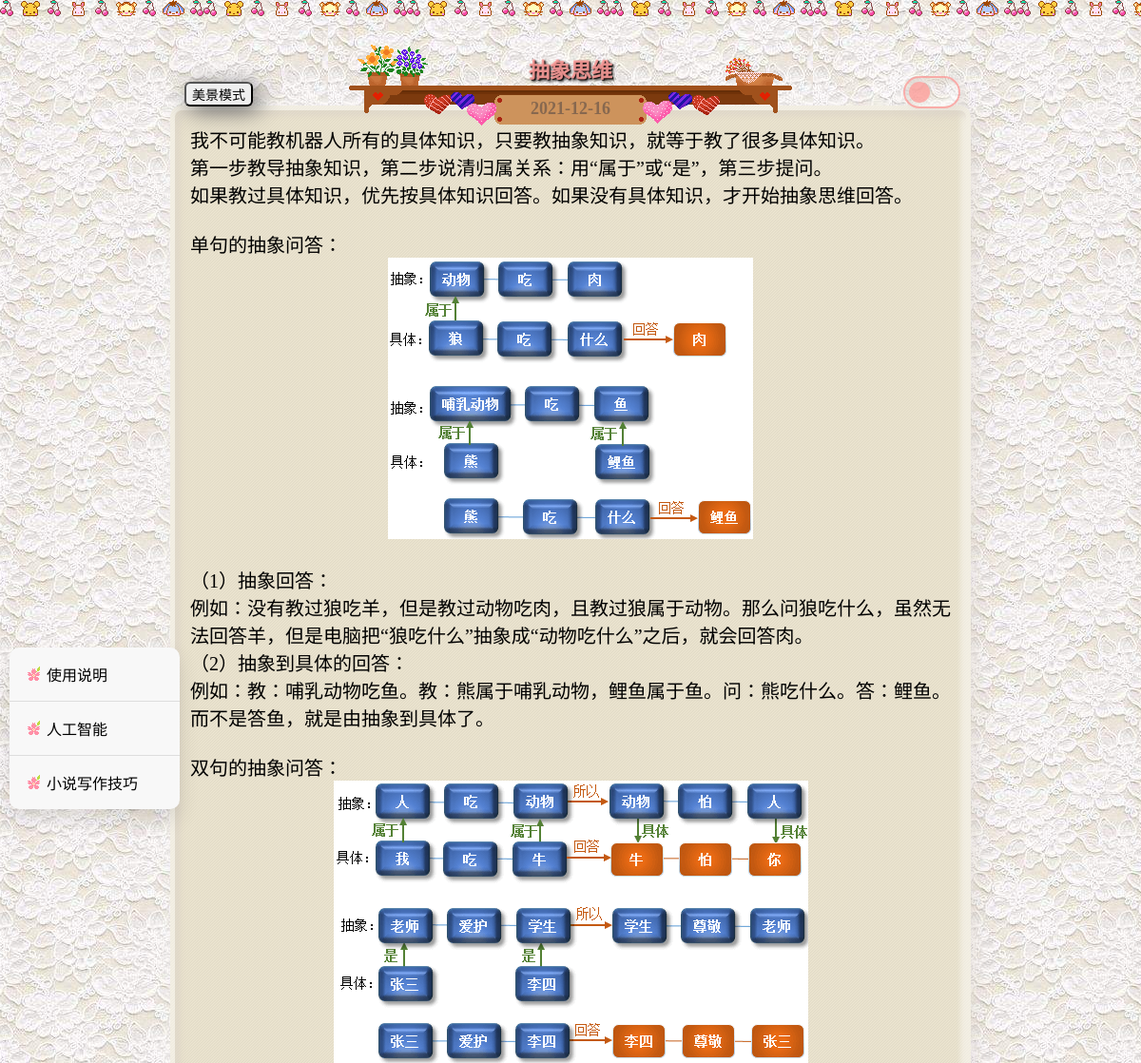
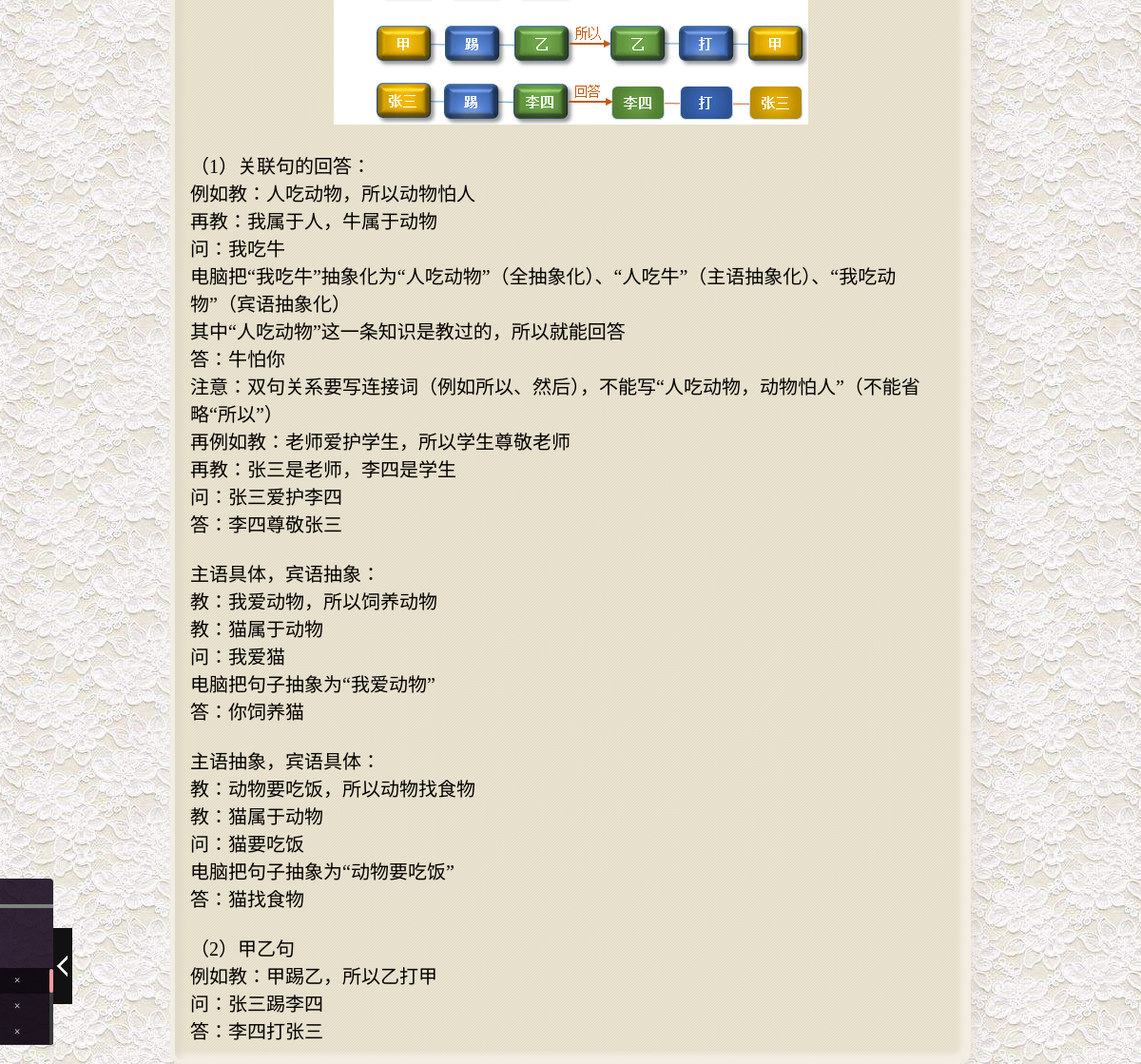
The page /a.php?id=cx on the database its author committed (2 pictures, top to bottom).
### tables this page shows
CREATE TABLE `article`  (
  `id` varchar(45) NOT NULL,
  `title` varchar(45) NULL DEFAULT NULL,
  `content` mediumtext NULL,
  `date_time` varchar(20) NULL DEFAULT NULL,
  PRIMARY KEY (`id`) USING BTREE
);

### a.php (the view, shortened to what this page needs)
<!doctype html>
<html>
<head>
<link rel="stylesheet" href="style2.css">
<link href="music/css/player.css" rel="stylesheet" type="text/css"/>
</head>
<body οnmοusemοve=\HideMenu()\ οncοntextmenu="return false" οndragstart="return false" onselectstart ="return false" οnselect="document.selection.empty()" οncοpy="document.selection.empty()" onbeforecopy="return false" οnmοuseup="document.selection.empty()">
<?php
$path = 'config.ini';
$config = parse_ini_file($path);
$host = $config['host'];
$user = $config['user'];
$password = $config['password'];
$db = $config['db'];
$mysqli = new mysqli($host,$user,$password,$db);
mysqli_set_charset($mysqli,"utf8");
$s=$_GET['id'];
$sql = "select * from article where id = '$s'";
$query = mysqli_query($mysqli,$sql);
while($row = mysqli_fetch_array($query)){
    $content = $row['content'];
    $date_time = $row['date_time'];
}
?>
<div style="width:100%; height:20px; background:url(img/line/line4.png); background-repeat:repeat-x;"></div>
<br><br>
<div style="width:600px; margin:0 auto; text-align:center;">
    <div class="font_2" style="color:rgba(252,157,154,0.7); font-size:22px; margin:0 auto;">
    </div>
    <div style="margin:0 auto; margin-top:-41px;">
    	<img src="img/line/ti.png">
    </div>
    <div class="font_time" style="margin:0 auto; margin-top:-32px;">
        <?php echo $date_time?>
    </div>
    <br>
    <div style="width:300px; position:absolute; margin:0 auto; margin-top:-63px; margin-left:530px;">
    <label class='theme-switch checkbox' for='checkbox1'><input id='checkbox1' type='checkbox'><div class='slider round'></div></label>
    </div>
    <div style="width:300px; position:absolute; margin:0 auto; margin-top:-57px; margin-left:-220px;">
    <button class="read" onClick="document.location=('b.php?id=<?php echo $s?>')">美景模式</button>
    </div>
</div>
<div class="ao" style="width:800px; font-size:20px; margin-top:-32px;">
	<?php echo nl2br($content)?>
</div>
<div class="MenuContainer">
    <div class="LeftMenu">
    	<ul class="LeftMenu-list">
        	<li class="LeftMenu-item"><button class="LeftMenu-button"><img src="img/icon/f.png">&nbsp;使用说明</button>
            </li>
        </ul>
        <ul class="LeftMenu-list">
        	<li class="LeftMenu-item"><button class="LeftMenu-button"><img src="img/icon/f.png">&nbsp;人工智能</button>
            </li>
        </ul>
        <ul class="LeftMenu-list">
            <li class="LeftMenu-item"><button class="LeftMenu-button"><img src="img/icon/f.png">&nbsp;小说写作技巧</button>
            </li>
        </ul>
    </div>
</div>
<div id="jp_container_N" class="jp-video jp-video-270p jp-state-playing" role="application" aria-label="media player" style="left: 0px; height: 175px; bottom: 20px;">
	<div class="jp-type-playlist">
        <div>
        </div>
		<div class="jp-gui">
			<div class="jp-interface">
				<div class="jp-progress">
					<div class="jp-seek-bar" style="width: 100%;">
					</div>
				</div>
				<div class="jp-controls-holder">
				</div>
			</div>
		</div>
		<div class="jp-playlist">
			<div class="jp-playlist-box" style="height: 80px;">
				<ul style="height: 1000px; display: block; top: 0px;"></ul>
			</div>
		</div>
	</div>
	<div class="scrollBar" style="display: block;">
		<div class="bar" style="top: 0px;"></div>
	</div>
	<button type="button" class="folded_bt" title="点击收缩" id="btnfold" style="top: 52px;">
    <span style="transform: rotate(180deg);"></span>
    </button>
</div>
</body>
</html>

### style2.css (style rules this page uses)
:root { --bg-color:url(img/bg/bg1.jpg) top center rgba(200,200,200,.5); --div-color:url(img/bg/linebg.png) top center #ede6d1; --input-color:rgba(200,200,200,0.4); --button-color:rgba(252,157,154,0.8); --font-color1:#000; --font-color2:rgba(144,152,168,1); --font-weight:normal; --soft-high-light: rgba(255,255,255,.43); --dark-high-light: rgba(217,210,200,.51); --bg-LeftMenu:#f8f8f8; --LeftMenu-color:#000; --LeftMenu-hover:#e0e5ec; }
body { background: var(--bg-color); }
.ao { width:600px; box-shadow: 6px 6px 16px 0 var(--dark-high-light), -6px -6px 16px 0 var(--soft-high-light), inset 6px 6px 5px 0 var(--dark-high-light), inset -6px -6px 5px 0 var(--soft-high-light); border: 5px solid var(--soft-high-light); color: var(--font-color1); background:var(--div-color); font-weight:var(--font-weight); border-radius: 12px; padding:16px; font-size:22px; margin:0 auto; }
.theme-switch { display: inline-block; height: 34px; position: relative; width: 60px; }
.slider { box-shadow: 6px 6px 16px 0 var(--dark-high-light), -6px -6px 16px 0 var(--soft-high-light), inset 6px 6px 5px 0 var(--dark-high-light), inset -6px -6px 5px 0 var(--soft-high-light); background-color: inherit; bottom: 0; cursor: pointer; left: 0; position: absolute; right: 0; top: 0; transition: .4s; border: 2px solid var(--button-color); }
.slider:before { background-color: var(--button-color); box-shadow: 0px 0px 5px var(--dark-high-light); bottom: 4px; content: ""; height: 22px; left: 4px; position: absolute; transition: .4s; width: 22px; }
.slider.round { border-radius: 34px; }
.slider.round:before { border-radius: 50%; }
.font_2 { font-weight:bold; text-shadow:0 0 1px currentColor,1px 1px 1px #000,2px 2px 3px #000; }
.font_time { color:rgba(30,41,61,0.4); font-size:18px; font-weight:bold; }
.read { border-radius:6px; font-size:14px; -webkit-border-radius: 6px; -moz-border-radius: 6px; -webkit-box-shadow: 6px 5px 24px #666666; -moz-box-shadow: 6px 5px 24px #666666; box-shadow: 6px 5px 24px #666666; }
.LeftMenu { display: -webkit-box; display: flex; -webkit-box-orient: vertical; -webkit-box-direction: normal; flex-direction: column; background: var(--bg-LeftMenu); border-radius: 10px; box-shadow: 0 10px 20px rgba(64, 64, 64, 0.15); }
.LeftMenu-list { box-sizing: border-box; padding:0; margin:0; list-style-type:none; margin: 0; display: block; width: 100%; padding: 8px; }
.LeftMenu-list + .LeftMenu-list { border-top: 1px solid #ddd; }
.LeftMenu-item { position: relative; }
.LeftMenu-button { color:var(--LeftMenu-color); font: inherit; border: 0; padding: 8px 8px; padding-right: 36px; width: 100%; border-radius: 8px; display: -webkit-box; display: flex; -webkit-box-align: center; align-items: center; position: relative; background:none; }
.MenuContainer { box-sizing: border-box; padding:10px; list-style-type:none; position:fixed; top: 30%; left:0px; width: 100%; display: -webkit-box; display: flex; -webkit-box-align:left; align-items: left; -webkit-box-pack: left; justify-content: left; vertical-align:middle; }

### rows shown on the page
article: date_time "2021-12-16", content "我不可能教机器人所有的具体知识，只要教抽象知识，就等于教了很多具体知识。 第一步教导抽象知识，第二步说清归属关系：用“属于”或“是”，第三步提问。 如果教过具体知识，优先按具体知识回答。如果没有具体知识，才开始抽象思维回答。 单句的抽象问答： （1）抽象回答： 例如：没有教过狼吃羊，但是教过动物吃肉，且教过狼属于动物。那么问狼吃什么，虽然无法回答羊，但是电脑把“狼吃什么”抽象成“动物吃什么”之后，就会回答肉。 （2）抽象到具体的回答： 例如：教：哺乳动物吃鱼。教：熊属于哺乳动物，鲤鱼属于鱼。问：熊吃什么。答：鲤鱼。而不是答鱼，就是由抽象到具体了。 双句的抽象问答： （1）关联句的回答： 例如教：人吃动物，所以动物怕人 再教：我属于人，牛属于动物 问：我吃牛 电脑把“我吃牛”抽象化为“人吃动物”（全抽象化）、“人吃牛”（主语抽象化）、“我吃动物”（宾语抽象化） 其中“人吃动物”这一条知识是教过的，所以就能回答 答：牛怕你 注意：双句关系要写连接词（例如所以、然后），不能写“人吃动物，动物怕人”（不能省略“所以”） 再例如教：老师爱护学生，所以学生尊敬老师 再教：张三是老师，李四是学生 问：张三爱护李四 答：李四尊敬张三 主语具体，宾语抽象： 教：我爱动物，所以饲养动物 教：猫属于动物 问：我爱猫 电脑把句子抽象为“我爱动物” 答：你饲养猫 主语抽象，宾语具体： 教：动物要吃饭，所以动物找食物 教：猫属于动物 问：猫要吃饭 电脑把句子抽象为“动物要吃饭” 答：猫找食物 （2）甲乙句 例如教：甲踢乙，所以乙打甲 问：张三踢李四 答：李四打张三", content (picture)
